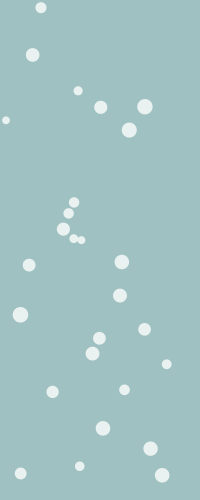
Frame 1 (no input)
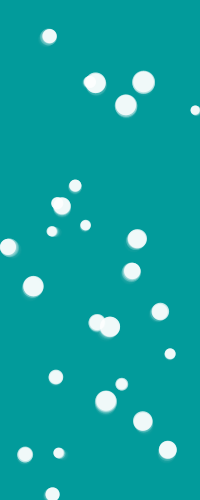
Frame 60 (the mouse pressed at the canvas centre just before this capture)
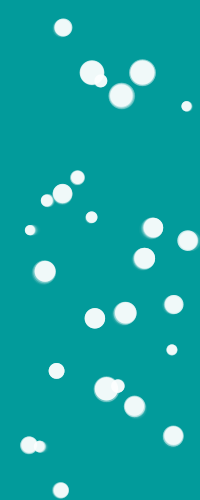
Frame 120 (the mouse held since frame 60 and released just before this capture)

The Processing sketch that drew these frames (run headless with seeded random() and noise(); from frame 60 on, the mouse is pressed at the canvas centre):

// Processing sketch: processing_131392
// ── processing_131392.pde

/* Jellyfish (Spring 2014, Nature of Code, Wk1 Assignment)
 *
 *   Circles moving like jellyfish(not really though)
 *   Jellyfish floats in the space; Perlin-noisy wind and gravity are individually applied
 *   Sometimes, jellyfish soars up
 *   Moving distance and the frequency of movement are decided by normal distribution
 *   Size of the circle is proportional to the mean value of the jellyfish
 *
 * Jaewoong Hwang
 */


import java.util.Random;

ArrayList<Jellyfish> school;
int numJellyfish = 27;    //number of total Jellyfish

void setup() {
  size(200, 500);
  
  //make Jellyfish and add it to school
  school = new ArrayList();
  for(int i = 0; i < numJellyfish; i++) {
    Jellyfish j = new Jellyfish(random(width), random(height), random(30, 80), 1.0);
    school.add(j);
  }
}


void draw() {
  fill(0, 155, 155, 55); noStroke(); rect(0, 0, width, height);

  for(Jellyfish j : school) {
    j.update();
    j.render();
  }
}


class Jellyfish {
  float x, y;          //position
  Random generator;    //normal distribution random number generator
  float mean, sigma;   //mean and standard deviation for normal distribution
  float size;          //size of jellyfish, which is proportional to the mean value
  float actualSize;    //actual size to draw, all effects applied
    final float sizeMin = 10;
    final float sizeMax = 30;
    final float meanMin = 30;
    final float meanMax = 80;
  color col;                  //color of jellyfish
  float destX, destY;         //destination coordinate
  boolean onPosition = true;  //true if the jellyfish gets to the destination
  long idleTime;              //time that the jellyfish stays still until next move
  long idleTimer;             //time counter for idle phase
  
  float wind;
    final float windMin = -0.4;
    final float windMax = +0.4;
    final int windSeed;             //noise seed for individual wind effect
    float windOffset = 0;           //for Perilin noise
    final float offsetStep = 0.001;
  float gravity;                    //each Jellyfish has different gravity value
    final float gravityMin = 0.01;
    final float gravityMax = 0.20;
  
  Jellyfish(float _x, float _y, float _mean, float _sigma) {
    x = _x; y = _y;
    generator = new Random();
    mean = _mean; sigma = _sigma;
    size = map(mean, meanMin, meanMax, sizeMin, sizeMax);  //size is proportional to the mean value
    col = color(255, 197);
    wind = 0;
    windSeed = (int)random(65536);
    gravity = random(gravityMin, gravityMax);
  }
  
  void render() {
    noStroke(); fill(col);
    float sizeCoeff = map(dist(x, y, destX, destY), 0, meanMax, 1.0, 0.0);  //size varies depending on how far the jellyfish is from the destination
    float sizeSmooth = 0.5;                                                  //smoothing value for the size change
    actualSize = size + (size*sizeCoeff - size) * sizeSmooth;                //smoothing
    actualSize *= random(0.9, 1.1);                                          //jittering
    ellipse(x, y, actualSize, actualSize);
  }
  
  void update() {
    //make wind
    noiseSeed(windSeed);
    wind = noise(windOffset) * (windMax-windMin) + windMin;
    windOffset += offsetStep;

    //apply wind and gravity
    x += wind;    destX += wind;
    y += gravity; destY += gravity;

    if(!onPosition) {  //moving now
      float moveSmooth = 0.01;  //smoothing value for the movement
      x += (destX - x) * moveSmooth;
      y += (destY - y) * moveSmooth;
      
      //check if the jellyfish went out of the screen and fix it
      if(x < 0) {
        x = width + x;
        if(destX < 0) destX = width + destX;
        else destX += width;
      } else if(x >= width) {
        x = x - width;
        if(destX >= width) destX = destX - width;
        else destX -= width;
      }
      if(y < 0) {
        y = height + y;
        if(destY < 0) destY = height + destY;
        else destY += height;
      } else if(y >= height) {
        y = y - height;
        if(destY >= height) destY = destY - height;
        else destY -= height;
      }
      
      //check if the jellyfish got to the destination
      float samePosThreshold = gravity;       //tolerance distance to decide the arrival
      if(dist(x, y, destX, destY) < samePosThreshold) {
        onPosition = true;                    //flag up
        idleTime = (long)(getRandom() * 5);  //set idle phase duration; it's proportional to the gaussian random value
        idleTimer = millis();                 //record current time
      }
    } else {           //not moving now
      //check if the jellyfish has been on idle phase long enough
      if(millis() - idleTimer >= idleTime) {
        onPosition = false;  //flag down
        
        //set new destination
        float direction = PI * 1.5;  //goes upward only
        destX = x + getRandom() * cos(direction);
        destY = y + getRandom() * sin(direction);
      }
    }
  }
  
  float getRandom() {
    float val = (float)generator.nextGaussian()*sigma+mean;
    return abs(val);
  }
}
